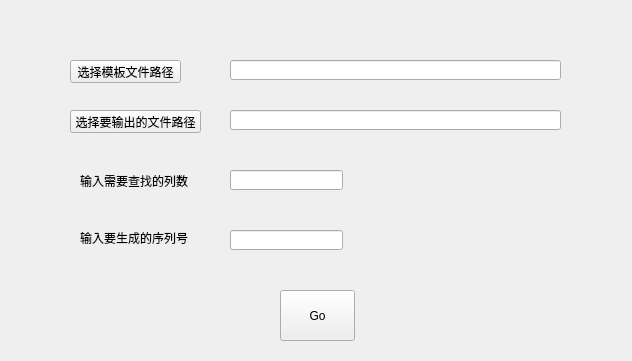
<?xml version="1.0" encoding="UTF-8"?>
<ui version="4.0">
 <class>Form</class>
 <widget class="QWidget" name="Form">
  <property name="geometry">
   <rect>
    <x>0</x>
    <y>0</y>
    <width>632</width>
    <height>361</height>
   </rect>
  </property>
  <property name="windowTitle">
   <string>XlsKeySearchTool</string>
  </property>
  <widget class="QPushButton" name="pushButton_SelectModule">
   <property name="geometry">
    <rect>
     <x>70</x>
     <y>60</y>
     <width>111</width>
     <height>23</height>
    </rect>
   </property>
   <property name="text">
    <string>选择模板文件路径</string>
   </property>
  </widget>
  <widget class="QPushButton" name="pushButton_selectOutput">
   <property name="geometry">
    <rect>
     <x>70</x>
     <y>110</y>
     <width>131</width>
     <height>23</height>
    </rect>
   </property>
   <property name="text">
    <string>选择要输出的文件路径</string>
   </property>
  </widget>
  <widget class="QLabel" name="label">
   <property name="geometry">
    <rect>
     <x>80</x>
     <y>170</y>
     <width>111</width>
     <height>21</height>
    </rect>
   </property>
   <property name="text">
    <string>输入需要查找的列数</string>
   </property>
  </widget>
  <widget class="QLabel" name="label_2">
   <property name="geometry">
    <rect>
     <x>80</x>
     <y>230</y>
     <width>111</width>
     <height>16</height>
    </rect>
   </property>
   <property name="text">
    <string>输入要生成的序列号</string>
   </property>
  </widget>
  <widget class="QPushButton" name="go">
   <property name="geometry">
    <rect>
     <x>280</x>
     <y>290</y>
     <width>75</width>
     <height>51</height>
    </rect>
   </property>
   <property name="text">
    <string>Go</string>
   </property>
  </widget>
  <widget class="QLineEdit" name="lineEdit_colCount">
   <property name="geometry">
    <rect>
     <x>230</x>
     <y>170</y>
     <width>113</width>
     <height>20</height>
    </rect>
   </property>
  </widget>
  <widget class="QLineEdit" name="lineEdit_ModulePath">
   <property name="geometry">
    <rect>
     <x>230</x>
     <y>60</y>
     <width>331</width>
     <height>20</height>
    </rect>
   </property>
  </widget>
  <widget class="QLineEdit" name="lineEdit_outPutPath">
   <property name="geometry">
    <rect>
     <x>230</x>
     <y>110</y>
     <width>331</width>
     <height>20</height>
    </rect>
   </property>
  </widget>
  <widget class="QLineEdit" name="lineEdit_colToOutput">
   <property name="geometry">
    <rect>
     <x>230</x>
     <y>230</y>
     <width>113</width>
     <height>20</height>
    </rect>
   </property>
  </widget>
 </widget>
 <resources/>
 <connections/>
</ui>
